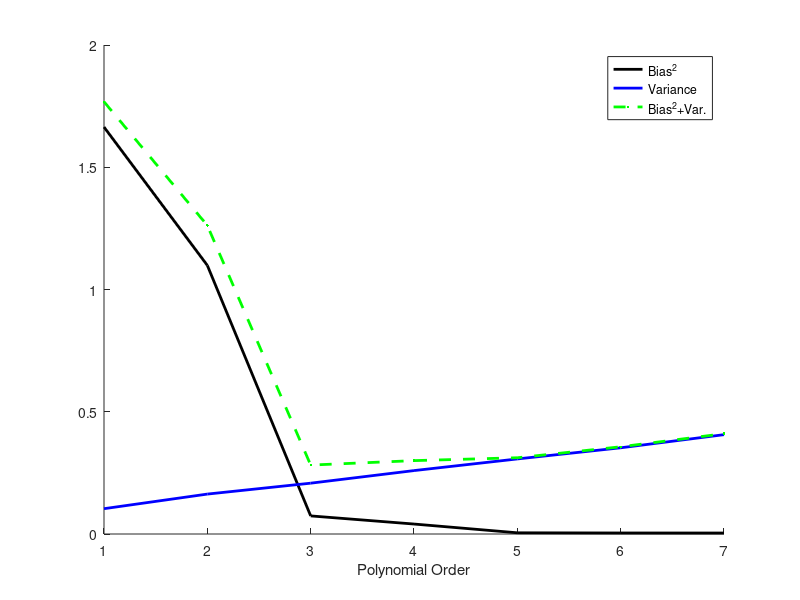
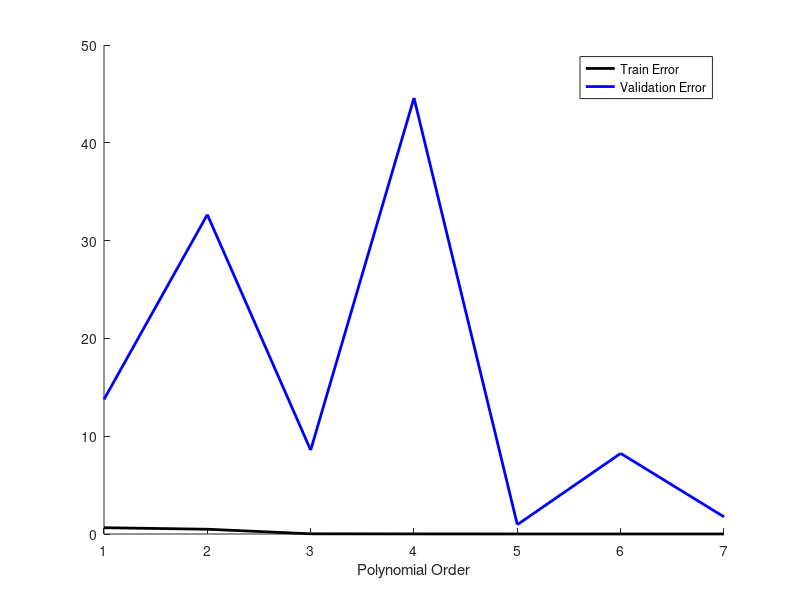

Recreate these plots in MATLAB, in order. (Note: this script raises an error after producing the figures.)
# Author: Enes Özipek
# Date: 13/03/2017

function [] = hw1()
  close all
  # Sample, order and feature number
  sampleN = 100;
  featureN = 20;
  orderMax = 7;
  # Init Y
  Y = zeros(sampleN,featureN);
  # Init error matrix
  err = normrnd(0,1,[sampleN,featureN]);
  # Init x vector
  x = sort(unifrnd(0,5,[1,featureN]));
  # Calculate actual result
  actualY = 2*sin(1.5*x);
  # Y = y + err
  for i =1:sampleN
    Y(i,:) = actualY+ err(i,:);
  end
  
  # Hipotesis values kept according to order values
  hips = {};
    
  for i =1:sampleN
    #scatter(x,Y(i,:))
    #hold on;
    h = zeros(orderMax,featureN);
     for j=1:orderMax
        D = genPolyMatrix(x.',j);
        w = fliplr((inv((D.')*D)*(D.')*(Y(i,:).')).');
        y1 = customPolyVal(w,x);
        hips{j}(i,:) = y1;
     end 
  end
  #bias and variance for orders
  biasSquared = zeros(1,orderMax);
  variance = zeros(1,orderMax);
  #Calculate bias,variance,and error
  for order = 1:orderMax
    biasSquared(order) = mean((mean(hips{order})-actualY).^2);
    variance(order) = mean(var(hips{order},1));
  end
  #Plot bias and variance plot
  figure
  hold on;
  plot(biasSquared,'k','Linewidth',2);
  plot(variance,'b','Linewidth',2);
  plot(biasSquared + variance,'g--.','Linewidth',2);
  xlabel('Polynomial Order');
  legend('Bias^2','Variance','Bias^2+Var.');
  hold off;
    
    # Trained data number
    nTr = ceil(featureN*.8);
    
    % CREATE TRAINING SET
    xTr = x(1:nTr);
    yTr = Y(:,1:nTr);
   
 
    % CREATE TESTING SET
    xTest = x(nTr+1:end);
    
    # Actual Y Training and Testing
    yTrAct = actualY(1:nTr);
    yTestAct = actualY(nTr+1:end);
    
    # Init cell arrays
    trainingHips = {};
    validHips = {}; 
    
    for i =1:sampleN
       for j=1:orderMax
          D = genPolyMatrix(xTr.',j);
          w = fliplr((inv((D.')*D)*(D.')*(yTr(i,:).')).');
          trainingHips{j}(i,:) = customPolyVal(w,xTr);
          validHips{j}(i,:) = customPolyVal(w,xTest);
       end 
    end
    
  #bias and variance for orders
  trainError = zeros(1,orderMax);
  validError = zeros(1,orderMax);
  
  #Calculate bias and variance error
  for order = 1:orderMax
    trainError(order) = mean((mean(trainingHips{order})-yTrAct).^2);
    validError(order) = mean((mean(validHips{order})-yTestAct).^2);
  end
  #Plot bias and variance plot
  figure
  hold on;
  plot(trainError,'k','Linewidth',2);
  plot(validError,'b','Linewidth',2);
  xlabel('Polynomial Order');
  legend('Train Error','Validation Error');
  hold off;
  
  # Iris Data Import  
  A = importdata('iris-data.txt',',');
  Dmatrix = A.data(:,1:4);
  Tmatrix = A.textdata;
  # Size of the data 
  DataSize = numel(Tmatrix);
  # Ratio of training data
  trDataRate = .8;
  y = zeros(DataSize,1);
  y(find(strcmp(Tmatrix, 'Iris-setosa').' == 1)) = 1;
  # Training data extraction
  trainingIndex = randperm(DataSize,ceil(DataSize*trDataRate));
  traX = Dmatrix(trainingIndex,:);
  traY = y(trainingIndex,:);
  # Testing data extraction
  testingIndex = setdiff([1:1:DataSize],trainingIndex);
  testX = Dmatrix(testingIndex,:);
  testY = y(testingIndex,:); 
  #Estimating mu and sigma
  setosa = traX(find(traY==1),:);        % data for setosa
  versicolor = traX(find(traY==0),:);    % data for versicolor
  ms = mean(setosa); % mean of setoas
  mv = mean(versicolor); % mean of versicolor
  testSize = ceil((1-trDataRate)*DataSize); % test data number
  wrong = 0; 
  covs = cov(setosa); # Cov matrix for setosa class
  covv = cov(versicolor); # Cov matrix for versicolor class
  
  correct = 0;
  for k=1:testSize
    x = testX(k,:); % test sample
    probS = -0.5*((x-ms)*pinv(covs)*(x-ms).')-0.5*log(covs); % calculating ratio for comparing
    probV = -0.5*((x-mv)*pinv(covv)*(x-mv).')-0.5*log(covv); % calculating ratio for comparing
    c1 = mean(mean(probS));
    c2 = mean(mean(probV));
    # In this condition there is a huge difference btw c1 and c2.
    # My guess is based on this assumption
    if ((c1 >= c2) && (testY(k) == 1)) || ((c1 < c2) && (testY(k) == 0))
        correct = correct + 1;
    end    
  end
  printf("Correct guess ratio is %d%%\n",(correct/testSize)*100);
 
  # Following code for visualizing the features.
  # To correctly run the code, you should have the same number of samples from 
  # Setosa class and Versicolor class.
  
  #{
  Characteristics = {'sepal length','sepal width','petal length','petal width'};
  pairs = [1 2; 1 3; 1 4; 2 3; 2 4; 3 4];
  h = figure;
  for j = 1:6,
      x = pairs(j, 1);
      y = pairs(j, 2);
      subplot(2,3,j);
      plot([setosa(:,x) versicolor(:,x)],...
           [setosa(:,y) versicolor(:,y)], '.');
      xlabel(Characteristics{x},'FontSize',10);
      ylabel(Characteristics{y},'FontSize',10);
      h = legend ("setosa", "versicolor");
      set(h, 'Location', 'northoutside'); 
      set (h,'interpreter','latex', "fontsize", 5);
  end
  #}
  
  
end

# This function calculates and return 
# polynomial values of given parameters
function [y] = customPolyVal(p,x)
 y = zeros(1,numel(x));
 n = numel(p);
 for i=n:-1:1
  y = y + p(n+1-i)*x.^(i-1);
 end
end

# Constructing Vendermode matrix 
# according to order number
function [D] = genPolyMatrix(x,n)
  D = ones(numel(x),n+1);
  for i=2:(n+1)
    D(:,i) = (x).^(i-1);
  end
end
